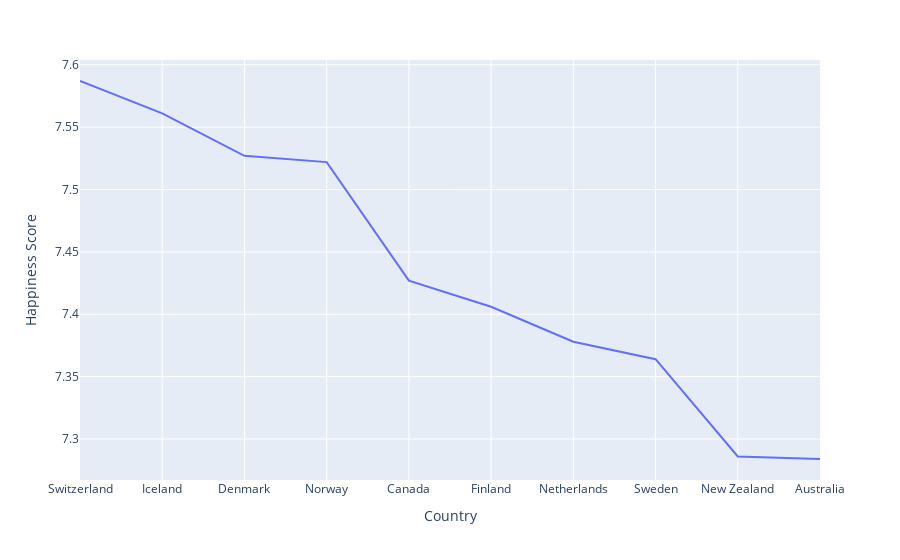

The notebook cell this image was saved under:
### Markdown cell above
Analizando el grafico podemos decir que para la mayoria de paises el dinero influye en la felicidad de manera directa, sin embargo, en la región de Norte America hay una excepción dado que los datos muestran que a mayor Economy menor Happiness Score por lo que esta regón es un outlier con repsecto a las otras tendencias.

### Code cell
# “Top 10: ¿liderazgo estable o frágil?”
# Muestra el Top-10 países con mejor Happiness Rank en un gráfico de líneas ordenado. 
# Narra si hay “brechas de oro” entre los primeros tres y el resto

fig2 = px.line(df.head(10), x='Country', y='Happiness Score')
fig2.show()

### Figure 1 — Plotly figure (JSON) as saved in the notebook; plotly's stock layout.template omitted (floating-point values rounded to 4 significant figures)
{"data": [{"hovertemplate": "Country=%{x}<br>Happiness Score=%{y}<extra></extra>", "legendgroup": "", "line": {"color": "#636efa", "dash": "solid"}, "marker": {"symbol": "circle"}, "mode": "lines", "name": "", "orientation": "v", "showlegend": false, "type": "scatter", "x": ["Switzerland", "Iceland", "Denmark", "Norway", "Canada", "Finland", "Netherlands", "Sweden", "New Zealand", "Australia"], "xaxis": "x", "y": [7.587, 7.561, 7.527, 7.522, 7.427, 7.406, 7.378, 7.364, 7.286, 7.284], "yaxis": "y"}], "layout": {"legend": {"tracegroupgap": 0}, "margin": {"t": 60}, "xaxis": {"anchor": "y", "domain": [0, 1], "title": {"text": "Country"}}, "yaxis": {"anchor": "x", "domain": [0, 1], "title": {"text": "Happiness Score"}}}}
